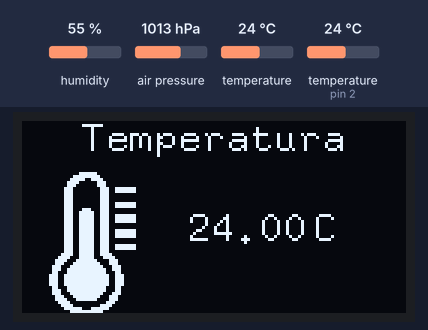
The sketch below on a simulated Arduino Uno, built with avr-gcc and run on an emulated ATmega328P. Shown: 128×64 one-colour display. Inputs (shaded band) come from the test bench; at power-on: air pressure 1013 hPa, humidity 55 %, temperature 24 °C, temperature (sensor on pin 2) 24 °C. What the sketch prints to the serial monitor is not drawn.

Above: at 3.9 s.
4.0 s: air pressure set to 952 hPa
At 6.5 s:
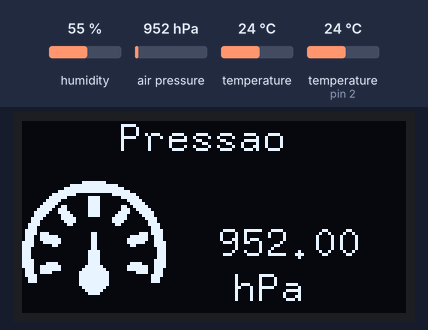
18.0 s: air pressure set to 1048 hPa
At 27.6 s:
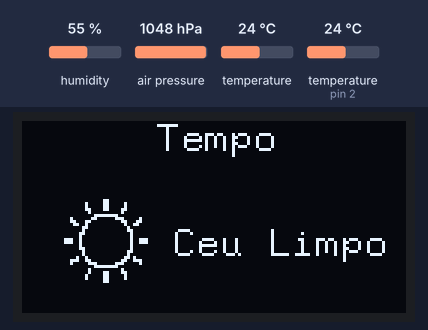
30.4 s: humidity set to 22 %
At 38.8 s:
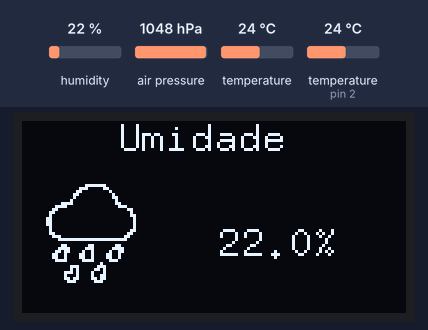
42.3 s: temperature (sensor 0) set to 12 °C
At 51.5 s:
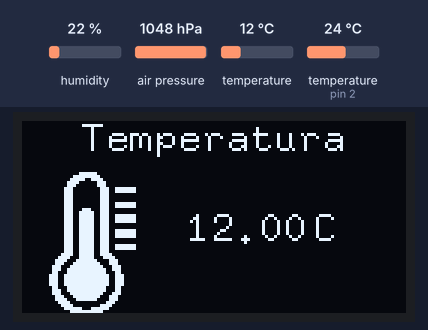
54.2 s: humidity set to 40 %
At 58.4 s:
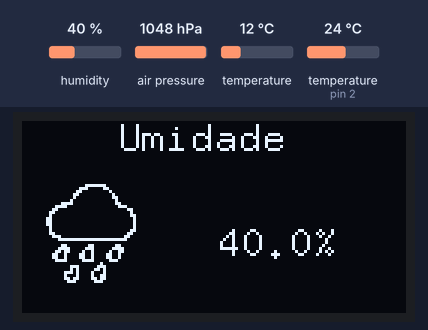
Timing chart, 0 to 59.9 s (numbered marks = the images above; inputs shaded):
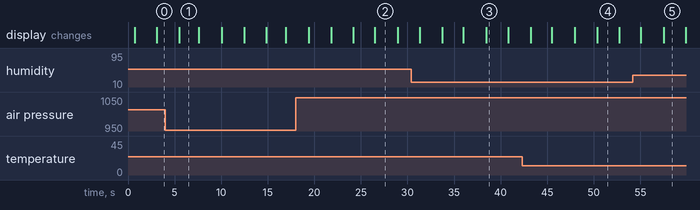

Measured:
- what the display in image 1 shows lasts 2.1 s, from 5.5 s to 7.6 s
- what the display in image 2 shows lasts 2.4 s, from 26.5 s to 28.9 s
- what the display in image 3 shows lasts 2.3 s, from 38.5 s to 40.8 s

The sketch:

meteorological-station.ino
```cpp
#include <Wire.h>
#include <SPI.h>
#include <dht.h>
#include <Adafruit_Sensor.h>
#include <Adafruit_BMP280.h>
#define BMP_SCK 13
#define BMP_MISO 12
#define BMP_MOSI 11
#define BMP_CS 10
//Definicoes do sensor temperatura e umidade
dht DHT;

#define DHT11_PIN 2

Adafruit_BMP280 bmp;

#include "U8glib.h"

U8GLIB_SSD1306_128X64 u8g(U8G_I2C_OPT_NONE|U8G_I2C_OPT_DEV_0); // I2C / TWI

float pressure;
float temp;
float hum;
const uint8_t storm[] PROGMEM= {

0x00, 0x00, 0x00, 0x00, 0x00, 0x00, 0x00, 0x00, 0x00, 0xFE, 0x00, 0x00, 0x00, 0x00, 0x01, 0xFF,
0x80, 0x00, 0x00, 0x00, 0x07, 0x01, 0xC0, 0x00, 0x00, 0x00, 0x0E, 0x00, 0x60, 0x00, 0x00, 0x00,
0x0C, 0x00, 0x60, 0x00, 0x00, 0x00, 0x18, 0x00, 0x30, 0x00, 0x00, 0x00, 0x18, 0x00, 0x18, 0x00,
0x00, 0x00, 0x10, 0x00, 0x18, 0x00, 0x00, 0x03, 0xF0, 0x00, 0x1E, 0x00, 0x00, 0x07, 0xE0, 0x00,
0x0F, 0x00, 0x00, 0x0C, 0x00, 0x04, 0x01, 0x80, 0x00, 0x18, 0x00, 0x0C, 0x00, 0xC0, 0x00, 0x18,
0x00, 0x1C, 0x00, 0x40, 0x00, 0x10, 0x00, 0x1C, 0x00, 0x60, 0x00, 0x30, 0x00, 0x3C, 0x00, 0x60,
0x00, 0x30, 0x00, 0x6C, 0x00, 0x60, 0x00, 0x30, 0x00, 0xCC, 0x00, 0x60, 0x00, 0x10, 0x00, 0xCC,
0x00, 0x60, 0x00, 0x10, 0x01, 0x88, 0x00, 0x40, 0x00, 0x18, 0x03, 0x08, 0x00, 0xC0, 0x00, 0x0C,
0x06, 0x08, 0x01, 0x80, 0x00, 0x07, 0x06, 0x1F, 0xC3, 0x80, 0x00, 0x03, 0xFC, 0x0F, 0xFE, 0x00,
0x00, 0x00, 0x18, 0x01, 0x80, 0x00, 0x00, 0x00, 0x1F, 0x83, 0x00, 0x00, 0x00, 0x00, 0x01, 0x86,
0x00, 0x00, 0x00, 0x00, 0x01, 0x86, 0x00, 0x00, 0x00, 0x00, 0xC1, 0x8C, 0x30, 0x00, 0x00, 0x03,
0xC1, 0x18, 0x78, 0x00, 0x00, 0x07, 0xC1, 0x30, 0xF8, 0x00, 0x00, 0x0C, 0xC3, 0x31, 0x98, 0x00,
0x00, 0x08, 0x83, 0x63, 0x18, 0x00, 0x00, 0x18, 0x83, 0xC3, 0x10, 0x00, 0x00, 0x19, 0x83, 0x83,
0x30, 0x00, 0x00, 0x0F, 0x83, 0x01, 0xF0, 0x00, 0x00, 0x07, 0x07, 0x00, 0xE0, 0x00, 0x00, 0x00,
0x06, 0x00, 0x00, 0x00, 0x00, 0x00, 0x00, 0x00, 0x00, 0x00, 0x00, 0x00, 0x00, 0x00, 0x00, 0x00,
0x00, 0x00, 0x00, 0x00, 0x00, 0x00, 0x00, 0x00, 0x00, 0x00, 0x00, 0x00, 0x00, 0x00, 0x00, 0x00,
0x00, 0x00, 0x00, 0x00, 0x00, 0x00, 0x00, 0x00, 0x00, 0x00, 0x00, 0x00, 0x00, 0x00, 0x00, 0x00,
0x00, 0x00, 0x00, 0x00, 0x00, 0x00, 0x00, 0x00, 0x00, 0x00, 0x00, 0x00, 0x00, 0x00, 0x00, 0x00

};

const uint8_t presure[] PROGMEM = {
0x00, 0x00, 0x00, 0x00, 0x00, 0x00, 0x00, 0x00, 0x00, 0x00, 0x00, 0x00, 0x00, 0x00, 0x00, 0x00,
0x00, 0x00, 0x00, 0x00, 0x00, 0x00, 0x00, 0x00, 0x00, 0x00, 0x00, 0x00, 0x00, 0x00, 0x00, 0x00,
0x0F, 0xF0, 0x00, 0x00, 0x00, 0x00, 0xFF, 0xFF, 0x00, 0x00, 0x00, 0x03, 0xFF, 0xFF, 0xC0, 0x00,
0x00, 0x0F, 0xFF, 0xFF, 0xF0, 0x00, 0x00, 0x3F, 0xC0, 0x03, 0xFC, 0x00, 0x00, 0x7E, 0x03, 0xC0,
0x7E, 0x00, 0x00, 0xF8, 0x03, 0xC0, 0x1F, 0x00, 0x01, 0xF0, 0x03, 0xC0, 0x0F, 0x80, 0x03, 0xE6,
0x03, 0xC0, 0x67, 0xC0, 0x07, 0xCE, 0x03, 0xC0, 0x73, 0xE0, 0x0F, 0x8F, 0x03, 0xC0, 0xF1, 0xF0,
0x0F, 0x07, 0x83, 0xC1, 0xE0, 0xF0, 0x1E, 0x07, 0xC0, 0x03, 0xE0, 0x78, 0x1C, 0x03, 0xC0, 0x03,
0xC0, 0x38, 0x3C, 0x01, 0x80, 0x01, 0x80, 0x3C, 0x38, 0x00, 0x00, 0x00, 0x00, 0x1C, 0x78, 0x00,
0x00, 0x00, 0x00, 0x1E, 0x7B, 0x80, 0x01, 0x80, 0x01, 0xDE, 0x73, 0xF0, 0x01, 0x80, 0x0F, 0xCE,
0x73, 0xF8, 0x01, 0x80, 0x1F, 0xCE, 0xF1, 0xF8, 0x01, 0x80, 0x1F, 0x8F, 0xF0, 0x30, 0x01, 0x80,
0x0C, 0x0F, 0xE0, 0x00, 0x01, 0x80, 0x00, 0x07, 0xE0, 0x00, 0x03, 0xC0, 0x00, 0x07, 0xE0, 0x00,
0x03, 0xC0, 0x00, 0x07, 0xE0, 0x00, 0x03, 0xC0, 0x00, 0x07, 0xF0, 0x00, 0x03, 0xC0, 0x00, 0x0F,
0xF0, 0xF0, 0x03, 0xC0, 0x0F, 0x0F, 0xF3, 0xF8, 0x07, 0xE0, 0x1F, 0xCF, 0x73, 0xF8, 0x0F, 0xF0,
0x1F, 0xCE, 0x73, 0xC0, 0x1F, 0xF8, 0x03, 0xCE, 0x78, 0x00, 0x1F, 0xF8, 0x00, 0x1E, 0x38, 0x00,
0x1F, 0xF8, 0x00, 0x1C, 0x38, 0x00, 0x1F, 0xF8, 0x00, 0x1C, 0x00, 0x00, 0x1F, 0xF8, 0x00, 0x00,
0x00, 0x00, 0x0F, 0xF0, 0x00, 0x00, 0x00, 0x00, 0x07, 0xE0, 0x00, 0x00, 0x00, 0x00, 0x03, 0xC0,
0x00, 0x00, 0x00, 0x00, 0x00, 0x00, 0x00, 0x00, 0x00, 0x00, 0x00, 0x00, 0x00, 0x00, 0x00, 0x00,
0x00, 0x00, 0x00, 0x00, 0x00, 0x00, 0x00, 0x00, 0x00, 0x00, 0x00, 0x00, 0x00, 0x00, 0x00, 0x00
};
const uint8_t rain[] PROGMEM = {

0x00, 0x00, 0x00, 0x00, 0x00, 0x00, 0x00, 0x00, 0x00, 0x00, 0x00, 0x00, 0x00, 0x00, 0x00, 0x00,
0x00, 0x00, 0x00, 0x00, 0x00, 0x00, 0x00, 0x00, 0x00, 0x00, 0x00, 0x00, 0x00, 0x00, 0x00, 0x00,
0x00, 0x00, 0x00, 0x00, 0x00, 0x00, 0x07, 0xF0, 0x00, 0x00, 0x00, 0x00, 0x1C, 0x18, 0x00, 0x00,
0x00, 0x00, 0x30, 0x04, 0x00, 0x00, 0x00, 0x00, 0x60, 0x02, 0x00, 0x00, 0x00, 0x00, 0x40, 0x03,
0x00, 0x00, 0x00, 0x00, 0x80, 0x01, 0x00, 0x00, 0x00, 0x07, 0x80, 0x01, 0x80, 0x00, 0x00, 0x1E,
0x00, 0x00, 0xE0, 0x00, 0x00, 0x30, 0x00, 0x00, 0x18, 0x00, 0x00, 0x60, 0x00, 0x00, 0x08, 0x00,
0x00, 0x40, 0x00, 0x00, 0x0C, 0x00, 0x00, 0xC0, 0x00, 0x00, 0x04, 0x00, 0x00, 0xC0, 0x00, 0x00,
0x04, 0x00, 0x00, 0xC0, 0x00, 0x00, 0x04, 0x00, 0x00, 0x40, 0x00, 0x00, 0x04, 0x00, 0x00, 0x40,
0x00, 0x00, 0x0C, 0x00, 0x00, 0x60, 0x00, 0x00, 0x18, 0x00, 0x00, 0x38, 0x00, 0x00, 0x30, 0x00,
0x00, 0x0F, 0xFF, 0xFF, 0xE0, 0x00, 0x00, 0x00, 0x00, 0x00, 0x00, 0x00, 0x00, 0x06, 0x03, 0x01,
0x80, 0x00, 0x00, 0x0F, 0x07, 0x03, 0xC0, 0x00, 0x00, 0x1B, 0x09, 0x04, 0xC0, 0x00, 0x00, 0x32,
0x19, 0x0C, 0x80, 0x00, 0x00, 0x32, 0x19, 0x0C, 0x80, 0x00, 0x00, 0x1E, 0x0F, 0x07, 0x00, 0x00,
0x00, 0x00, 0x00, 0x20, 0x00, 0x00, 0x00, 0x00, 0xE0, 0x70, 0x00, 0x00, 0x00, 0x00, 0xA0, 0xD0,
0x00, 0x00, 0x00, 0x03, 0xA1, 0x10, 0x00, 0x00, 0x00, 0x02, 0x21, 0x30, 0x00, 0x00, 0x00, 0x03,
0x61, 0xB0, 0x00, 0x00, 0x00, 0x01, 0xC0, 0xE0, 0x00, 0x00, 0x00, 0x00, 0x00, 0x00, 0x00, 0x00,
0x00, 0x00, 0x00, 0x00, 0x00, 0x00, 0x00, 0x00, 0x00, 0x00, 0x00, 0x00, 0x00, 0x00, 0x00, 0x00,
0x00, 0x00, 0x00, 0x00, 0x00, 0x00, 0x00, 0x00, 0x00, 0x00, 0x00, 0x00, 0x00, 0x00, 0x00, 0x00,
0x00, 0x00, 0x00, 0x00, 0x00, 0x00, 0x00, 0x00, 0x00, 0x00, 0x00, 0x00, 0x00, 0x00, 0x00, 0x00};

const uint8_t temperature[] PROGMEM = {

0x00, 0x00, 0x1F, 0x80, 0x00, 0x00, 0x00, 0x00, 0x7F, 0xC0, 0x00, 0x00, 0x00, 0x00, 0xF9, 0xE0,
0x00, 0x00, 0x00, 0x01, 0xE0, 0x70, 0x00, 0x00, 0x00, 0x01, 0xC0, 0x70, 0x00, 0x00, 0x00, 0x03,
0x80, 0x39, 0xFC, 0x00, 0x00, 0x03, 0x80, 0x39, 0xFC, 0x00, 0x00, 0x03, 0x80, 0x38, 0x00, 0x00,
0x00, 0x03, 0x80, 0x38, 0x00, 0x00, 0x00, 0x03, 0x80, 0x38, 0x00, 0x00, 0x00, 0x03, 0x80, 0x39,
0xFC, 0x00, 0x00, 0x03, 0x80, 0x39, 0xFC, 0x00, 0x00, 0x03, 0x8E, 0x38, 0x00, 0x00, 0x00, 0x03,
0x9F, 0x38, 0x00, 0x00, 0x00, 0x03, 0x9F, 0x39, 0xFC, 0x00, 0x00, 0x03, 0x9F, 0x39, 0xFC, 0x00,
0x00, 0x03, 0x9F, 0x39, 0xFC, 0x00, 0x00, 0x03, 0x9F, 0x38, 0x00, 0x00, 0x00, 0x03, 0x9F, 0x38,
0x00, 0x00, 0x00, 0x03, 0x9F, 0x39, 0xFC, 0x00, 0x00, 0x03, 0x9F, 0x39, 0xFC, 0x00, 0x00, 0x03,
0x9F, 0x39, 0xFC, 0x00, 0x00, 0x03, 0x9F, 0x38, 0x00, 0x00, 0x00, 0x03, 0x9F, 0x38, 0x00, 0x00,
0x00, 0x03, 0x9F, 0x39, 0xFC, 0x00, 0x00, 0x03, 0x9F, 0x39, 0xFC, 0x00, 0x00, 0x03, 0x9F, 0x38,
0x00, 0x00, 0x00, 0x07, 0x9F, 0x3C, 0x00, 0x00, 0x00, 0x0F, 0x1F, 0x1E, 0x00, 0x00, 0x00, 0x1E,
0x3F, 0x87, 0x00, 0x00, 0x00, 0x1C, 0x7F, 0xC7, 0x00, 0x00, 0x00, 0x38, 0xFF, 0xE3, 0x80, 0x00,
0x00, 0x39, 0xFF, 0xF3, 0x80, 0x00, 0x00, 0x31, 0xFF, 0xF1, 0x80, 0x00, 0x00, 0x73, 0xFF, 0xF9,
0xC0, 0x00, 0x00, 0x73, 0xFF, 0xF9, 0xC0, 0x00, 0x00, 0x73, 0xFF, 0xF9, 0xC0, 0x00, 0x00, 0x73,
0xFF, 0xF9, 0xC0, 0x00, 0x00, 0x31, 0xFF, 0xF1, 0x80, 0x00, 0x00, 0x39, 0xFF, 0xF1, 0x80, 0x00,
0x00, 0x38, 0xFF, 0xE3, 0x80, 0x00, 0x00, 0x1C, 0x7F, 0xC7, 0x00, 0x00, 0x00, 0x1E, 0x3F, 0x87,
0x00, 0x00, 0x00, 0x0F, 0x00, 0x0E, 0x00, 0x00, 0x00, 0x07, 0x80, 0x3C, 0x00, 0x00, 0x00, 0x03,
0xF1, 0xF8, 0x00, 0x00, 0x00, 0x00, 0xFF, 0xE0, 0x00, 0x00, 0x00, 0x00, 0x3F, 0x80, 0x00, 0x00

};

const uint8_t sunny[] PROGMEM = {
0x00, 0x00, 0x00, 0x00, 0x00, 0x00, 0x00, 0x00, 0x00, 0x00, 0x00, 0x00, 0x00, 0x00, 0x00, 0x00,
0x00, 0x00, 0x00, 0x00, 0x00, 0x00, 0x00, 0x00, 0x00, 0x00, 0x00, 0x00, 0x00, 0x00, 0x00, 0x00,
0x00, 0x00, 0x00, 0x00, 0x00, 0x00, 0x00, 0x00, 0x00, 0x00, 0x00, 0x00, 0x00, 0x00, 0x00, 0x00,
0x00, 0x00, 0x00, 0x00, 0x00, 0x00, 0x00, 0x00, 0x00, 0x00, 0x00, 0x00, 0x00, 0x00, 0x00, 0x00,
0x00, 0x00, 0x00, 0x00, 0x03, 0x00, 0x00, 0x00, 0x00, 0x00, 0x83, 0x04, 0x00, 0x00, 0x00, 0x00,
0x83, 0x04, 0x00, 0x00, 0x00, 0x00, 0xC3, 0x0C, 0x00, 0x00, 0x00, 0x00, 0x40, 0x08, 0x00, 0x00,
0x00, 0x00, 0x1F, 0xE0, 0x00, 0x00, 0x00, 0x10, 0x30, 0x38, 0x20, 0x00, 0x00, 0x18, 0xC0, 0x0C,
0x60, 0x00, 0x00, 0x0C, 0x80, 0x04, 0xC0, 0x00, 0x00, 0x01, 0x80, 0x02, 0x00, 0x00, 0x00, 0x01,
0x00, 0x03, 0x00, 0x00, 0x00, 0x03, 0x00, 0x01, 0x00, 0x00, 0x00, 0x02, 0x00, 0x01, 0x00, 0x00,
0x00, 0x72, 0x00, 0x01, 0x38, 0x00, 0x00, 0x72, 0x00, 0x01, 0x38, 0x00, 0x00, 0x02, 0x00, 0x01,
0x00, 0x00, 0x00, 0x03, 0x00, 0x01, 0x00, 0x00, 0x00, 0x01, 0x00, 0x03, 0x00, 0x00, 0x00, 0x01,
0x00, 0x02, 0x00, 0x00, 0x00, 0x04, 0x80, 0x06, 0x80, 0x00, 0x00, 0x1C, 0xC0, 0x0C, 0xE0, 0x00,
0x00, 0x10, 0x70, 0x38, 0x20, 0x00, 0x00, 0x00, 0x1F, 0xE0, 0x00, 0x00, 0x00, 0x00, 0x40, 0x08,
0x00, 0x00, 0x00, 0x00, 0x43, 0x0C, 0x00, 0x00, 0x00, 0x00, 0x83, 0x04, 0x00, 0x00, 0x00, 0x00,
0x83, 0x04, 0x00, 0x00, 0x00, 0x00, 0x03, 0x00, 0x00, 0x00, 0x00, 0x00, 0x00, 0x00, 0x00, 0x00,
0x00, 0x00, 0x00, 0x00, 0x00, 0x00, 0x00, 0x00, 0x00, 0x00, 0x00, 0x00, 0x00, 0x00, 0x00, 0x00,
0x00, 0x00, 0x00, 0x00, 0x00, 0x00, 0x00, 0x00, 0x00, 0x00, 0x00, 0x00, 0x00, 0x00, 0x00, 0x00,
0x00, 0x00, 0x00, 0x00, 0x00, 0x00, 0x00, 0x00, 0x00, 0x00, 0x00, 0x00, 0x00, 0x00, 0x00, 0x00

};

const uint8_t intro[] PROGMEM= {

 0x0, 0x0, 0x0, 0x0, 0x0, 0x1f, 0xf8, 0x0, 0x0, 0x7f, 0xff, 0x0,
  0x1, 0xff, 0x7f, 0x80, 0x3, 0xff, 0x7f, 0xc0, 0x7, 0xfc, 0x7f, 0xe0,
  0xf, 0xf8, 0x3f, 0xf0, 0x1f, 0xe0, 0x7, 0xf8, 0x3f, 0xc0, 0x7, 0xfc,
  0x3f, 0xd8, 0x3, 0xfc, 0x3f, 0x61, 0x81, 0xfc, 0x7e, 0x77, 0x83, 0xfe,
  0x78, 0x7f, 0x3, 0x3e, 0x70, 0x3e, 0x3, 0x3e, 0x60, 0x3e, 0x3, 0x1e,
  0x40, 0x1c, 0x2, 0xe, 0x40, 0x0, 0x0, 0x6, 0x0, 0x0, 0x0, 0x6,
  0x0, 0x0, 0x0, 0x2, 0x0, 0x60, 0x0, 0x2, 0x1, 0xc0, 0xc, 0x2,
  0x5, 0xc0, 0x1c, 0x0, 0x7, 0xc0, 0x3f, 0x0, 0x7, 0xc0, 0x3f, 0x0,
  0x7, 0xc0, 0x3f, 0xc0, 0x7, 0xc0, 0x3f, 0xc0, 0x3, 0xc0, 0x3f, 0x80,
  0x3, 0xe0, 0x3f, 0x80, 0x0, 0xe0, 0x3f, 0x0, 0x0, 0x30, 0x1c, 0x0,
  0x0, 0x0, 0x0, 0x0,
};

const uint8_t cloudy[] PROGMEM= {

0x00, 0x00, 0x00, 0x00, 0x00, 0x00, 0x00, 0x00, 0x00, 0x00, 0x00, 0x00, 0x00, 0x00, 0x00, 0x00,
0x00, 0x00, 0x00, 0x00, 0x00, 0x00, 0x00, 0x00, 0x00, 0x00, 0x00, 0x00, 0x00, 0x00, 0x00, 0x00,
0x00, 0x00, 0x00, 0x00, 0x00, 0x00, 0x00, 0x08, 0x00, 0x00, 0x00, 0x00, 0x02, 0x08, 0x40, 0x00,
0x00, 0x00, 0x03, 0x08, 0x40, 0x00, 0x00, 0x00, 0x01, 0x00, 0xC0, 0x00, 0x00, 0x00, 0x00, 0x3C,
0x00, 0x00, 0x00, 0x00, 0x00, 0xFF, 0x00, 0x00, 0x00, 0x00, 0x31, 0x81, 0x8C, 0x00, 0x00, 0x00,
0x1B, 0x00, 0xD8, 0x00, 0x00, 0x00, 0x02, 0x00, 0x60, 0x00, 0x00, 0x00, 0x06, 0x00, 0x20, 0x00,
0x00, 0x00, 0x3F, 0x80, 0x20, 0x00, 0x00, 0x00, 0xE0, 0xC0, 0x10, 0x00, 0x00, 0x00, 0x80, 0x60,
0x17, 0x00, 0x00, 0x01, 0x80, 0x30, 0x10, 0x00, 0x00, 0x03, 0x00, 0x10, 0x10, 0x00, 0x00, 0x02,
0x00, 0x10, 0x20, 0x00, 0x00, 0x1E, 0x00, 0x1C, 0x20, 0x00, 0x00, 0x7C, 0x00, 0x0E, 0x48, 0x00,
0x00, 0xC0, 0x00, 0x01, 0xCC, 0x00, 0x00, 0x80, 0x00, 0x01, 0x84, 0x00, 0x01, 0x80, 0x00, 0x00,
0x80, 0x00, 0x01, 0x00, 0x00, 0x00, 0xC0, 0x00, 0x01, 0x00, 0x00, 0x00, 0xC0, 0x00, 0x01, 0x00,
0x00, 0x00, 0xC0, 0x00, 0x01, 0x00, 0x00, 0x00, 0x80, 0x00, 0x01, 0x80, 0x00, 0x00, 0x80, 0x00,
0x00, 0xC0, 0x00, 0x01, 0x80, 0x00, 0x00, 0x60, 0x00, 0x03, 0x00, 0x00, 0x00, 0x3F, 0xFF, 0xFE,
0x00, 0x00, 0x00, 0x00, 0x00, 0x00, 0x00, 0x00, 0x00, 0x00, 0x00, 0x00, 0x00, 0x00, 0x00, 0x00,
0x00, 0x00, 0x00, 0x00, 0x00, 0x00, 0x00, 0x00, 0x00, 0x00, 0x00, 0x00, 0x00, 0x00, 0x00, 0x00,
0x00, 0x00, 0x00, 0x00, 0x00, 0x00, 0x00, 0x00, 0x00, 0x00, 0x00, 0x00, 0x00, 0x00, 0x00, 0x00,
0x00, 0x00, 0x00, 0x00, 0x00, 0x00, 0x00, 0x00, 0x00, 0x00, 0x00, 0x00, 0x00, 0x00, 0x00, 0x00,
0x00, 0x00, 0x00, 0x00, 0x00, 0x00, 0x00, 0x00, 0x00, 0x00, 0x00, 0x00, 0x00, 0x00, 0x00, 0x00

};
void draw(void) {
// graphic commands to redraw the complete screen should be placed here

u8g.setFont(u8g_font_8x13);
u8g.setPrintPos(0,10);
u8g.print("Ryujin alpha v1.0");

u8g.drawBitmapP( 0, 20, 16, 64,intro);
}

void draw5(void){
int chk = DHT.read11(DHT11_PIN);
hum = (DHT.humidity,1);

delay(1);
u8g.setPrintPos(32,10);
u8g.print("Umidade");
u8g.setPrintPos(65,45);
u8g.print(DHT.humidity,1);
u8g.print("%");
u8g.drawBitmapP( 0, 15, 6, 48,rain);

}

void draw_4(void){
pressure=bmp.readPressure()/100;
hum=(DHT.humidity,1)/1;

delay(1);
u8g.setPrintPos(32,10);
u8g.print("Pressao");
u8g.setPrintPos(65,45);
u8g.print(pressure);
u8g.setPrintPos(70,60);
u8g.print("hPa");
u8g.drawBitmapP( 0, 15, 6, 48,presure);

}

void draw_2(void){

u8g.setFont(u8g_font_8x13);

u8g.setPrintPos(20,10);
u8g.print("Temperatura");

u8g.setPrintPos(55,40);
u8g.print(temp);
u8g.setPrintPos(97,40);
u8g.print("C");
u8g.drawBitmapP( 0, 17, 6,48,temperature);
}

void draw3(void){
u8g.setPrintPos(45,10);
u8g.print("Tempo");

if ((pressure<=1000.59)&&(pressure>998.5)&&(hum>=60)&&(hum<73)){
u8g.drawBitmapP( 10, 15, 6, 48,cloudy);
u8g.setPrintPos(60,45);
u8g.print("Nublado");
}
else if((pressure<998.5)&&(pressure>996.5)&&(hum>=73))
{
u8g.drawBitmapP( 10, 15, 6, 48,rain);
u8g.setPrintPos(66,38);
u8g.print("Chuvoso");}
else if((pressure>1010.6)&&(pressure<1050)&&(hum<50))
{
u8g.drawBitmapP( 5, 15, 6, 48,sunny);
u8g.setPrintPos(50,45);
u8g.print("Ceu Limpo");}
else if((pressure>990)&&(pressure<=996.4)&&(hum>=75))
{
u8g.drawBitmapP( 5, 15, 6, 48,storm);
u8g.setPrintPos(60,45);
u8g.print("Temporal");}

else{
u8g.setPrintPos(40,40);
u8g.print("Erro!");
}

}
void setup() {
Serial.begin(9600);
Serial.println(F("BMP280 test"));

if (!bmp.begin()) {
Serial.println(F("Could not find a valid BMP280 sensor, check wiring!"));
// while (1);
}
u8g.firstPage(); // first page
do {
draw();
}
while( u8g.nextPage() );
delay(2000);

}

void loop() {
temp=bmp.readTemperature();
u8g.firstPage(); // second page
do {
draw_2();
}
while( u8g.nextPage() );
delay(2000);
u8g.firstPage(); // second page
do {
draw_4();
}
while( u8g.nextPage() );
delay(2000);
u8g.firstPage(); // second page
do {
draw3();
}
while( u8g.nextPage() );
delay(2000);
u8g.firstPage(); // second page
do {
draw5();
}
while( u8g.nextPage() );
delay(2000);
u8g.firstPage(); // second page
}
```
